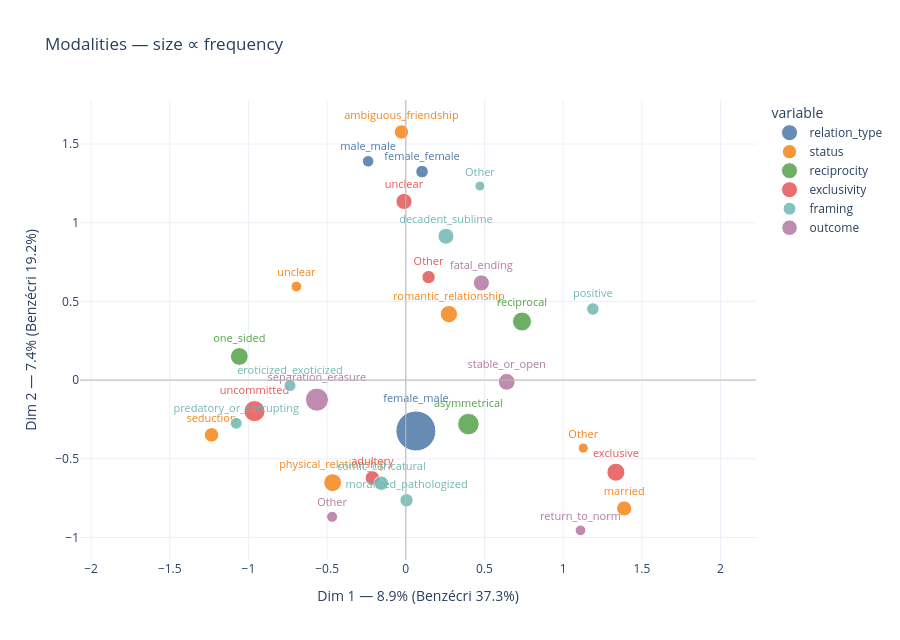

This figure's notebook cell:
### Code cell
fig = plot_modalities(res, min_cos2=0.05)
fig.show()
# save figure in high resolution
fig.write_image(IMGS_PATH / "mca_modalities.png", scale=2, width=1000, height=800)

### Figure 1 — Plotly figure (JSON) as saved in the notebook; plotly's stock layout.template omitted (floating-point values rounded to 4 significant figures)
{"data": [{"customdata": [[91.0, 8.32, 0.1981], [697.0, 3.9, 0.3693], [67.0, 6.88, 0.1597]], "hovertemplate": "<b>%{text}</b> (relation_type)<br>n = %{customdata[0]}<br>contrib plane %{customdata[1]:.1f}%<br>cos² plane %{customdata[2]:.2f}<extra></extra>", "marker": {"color": "#4C78A8", "line": {"color": "white", "width": 1}, "opacity": 0.85, "size": [12.58, 40.0, 11.49]}, "mode": "markers+text", "name": "relation_type", "text": ["female_female", "female_male", "male_male"], "textfont": {"color": "#4C78A8", "size": 11}, "textposition": "top center", "type": "scatter", "x": [0.1031, 0.06412, -0.2394], "y": [1.325, -0.3233, 1.39]}, {"customdata": [[38.0, 2.436, 0.06411], [131.0, 16.89, 0.4224], [147.0, 17.2, 0.5045], [208.0, 6.505, 0.192], [194.0, 2.393, 0.06876], [133.0, 9.518, 0.2846], [51.0, 1.991, 0.05015]], "hovertemplate": "<b>%{text}</b> (status)<br>n = %{customdata[0]}<br>contrib plane %{customdata[1]:.1f}%<br>cos² plane %{customdata[2]:.2f}<extra></extra>", "marker": {"color": "#F58518", "line": {"color": "white", "width": 1}, "opacity": 0.85, "size": [10.18, 14.39, 15.11, 17.87, 17.24, 14.48, 10.77]}, "mode": "markers+text", "name": "status", "text": ["Other", "ambiguous_friendship", "married", "physical_relationship", "romantic_relationship", "seduction", "unclear"], "textfont": {"color": "#F58518", "size": 11}, "textposition": "top center", "type": "scatter", "x": [1.128, -0.02783, 1.388, -0.4648, 0.274, -1.235, -0.6953], "y": [-0.4318, 1.577, -0.8158, -0.6517, 0.4194, -0.3482, 0.5945]}, {"customdata": [[288.0, 3.12, 0.1109], [207.0, 10.17, 0.3402], [232.0, 7.082, 0.2367]], "hovertemplate": "<b>%{text}</b> (reciprocity)<br>n = %{customdata[0]}<br>contrib plane %{customdata[1]:.1f}%<br>cos² plane %{customdata[2]:.2f}<extra></extra>", "marker": {"color": "#54A24B", "line": {"color": "white", "width": 1}, "opacity": 0.85, "size": [21.49, 17.83, 18.96]}, "mode": "markers+text", "name": "reciprocity", "text": ["asymmetrical", "one_sided", "reciprocal"], "textfont": {"color": "#54A24B", "size": 11}, "textposition": "top center", "type": "scatter", "x": [0.3978, -1.058, 0.7383], "y": [-0.2797, 0.1502, 0.3721]}, {"customdata": [[108.0, 2.495, 0.0611], [134.0, 2.948, 0.07539], [212.0, 19.95, 0.6528], [169.0, 11.29, 0.2971], [279.0, 11.61, 0.4314]], "hovertemplate": "<b>%{text}</b> (exclusivity)<br>n = %{customdata[0]}<br>contrib plane %{customdata[1]:.1f}%<br>cos² plane %{customdata[2]:.2f}<extra></extra>", "marker": {"color": "#E45756", "line": {"color": "white", "width": 1}, "opacity": 0.85, "size": [13.35, 14.52, 18.05, 16.11, 21.09]}, "mode": "markers+text", "name": "exclusivity", "text": ["Other", "adultery", "exclusive", "unclear", "uncommitted"], "textfont": {"color": "#E45756", "size": 11}, "textposition": "top center", "type": "scatter", "x": [0.1446, -0.2123, 1.335, -0.01147, -0.9614], "y": [0.6545, -0.6221, -0.5854, 1.135, -0.1973]}, {"customdata": [[34.0, 3.003, 0.06823], [134.0, 3.122, 0.07914], [166.0, 7.653, 0.2031], [79.0, 1.838, 0.05212], [106.0, 3.206, 0.07767], [89.0, 6.328, 0.177], [74.0, 3.968, 0.1105]], "hovertemplate": "<b>%{text}</b> (framing)<br>n = %{customdata[0]}<br>contrib plane %{customdata[1]:.1f}%<br>cos² plane %{customdata[2]:.2f}<extra></extra>", "marker": {"color": "#72B7B2", "line": {"color": "white", "width": 1}, "opacity": 0.85, "size": [10.0, 14.52, 15.97, 12.04, 13.26, 12.49, 11.81]}, "mode": "markers+text", "name": "framing", "text": ["Other", "comic_caricatural", "decadent_sublime", "eroticized_exoticized", "moralized_pathologized", "positive", "predatory_or_corrupting"], "textfont": {"color": "#72B7B2", "size": 11}, "textposition": "top center", "type": "scatter", "x": [0.4709, -0.1555, 0.2549, -0.7361, 0.004773, 1.189, -1.077], "y": [1.233, -0.6553, 0.914, -0.03427, -0.7637, 0.4518, -0.2745]}, {"customdata": [[58.0, 2.815, 0.06695], [169.0, 5.009, 0.141], [49.0, 4.902, 0.1231], [323.0, 4.671, 0.1865], [184.0, 3.241, 0.1054]], "hovertemplate": "<b>%{text}</b> (outcome)<br>n = %{customdata[0]}<br>contrib plane %{customdata[1]:.1f}%<br>cos² plane %{customdata[2]:.2f}<extra></extra>", "marker": {"color": "#B279A2", "line": {"color": "white", "width": 1}, "opacity": 0.85, "size": [11.09, 16.11, 10.68, 23.08, 16.79]}, "mode": "markers+text", "name": "outcome", "text": ["Other", "fatal_ending", "return_to_norm", "separation_erasure", "stable_or_open"], "textfont": {"color": "#B279A2", "size": 11}, "textposition": "top center", "type": "scatter", "x": [-0.4683, 0.4803, 1.11, -0.5647, 0.6412], "y": [-0.8688, 0.6173, -0.9547, -0.1244, -0.01125]}], "layout": {"height": 640, "legend": {"title": {"text": "variable"}}, "shapes": [{"line": {"color": "#bbb", "width": 1}, "type": "line", "x0": 0, "x1": 1, "xref": "x domain", "y0": 0, "y1": 0, "yref": "y"}, {"line": {"color": "#bbb", "width": 1}, "type": "line", "x0": 0, "x1": 0, "xref": "x", "y0": 0, "y1": 1, "yref": "y domain"}], "title": {"text": "Modalities — size ∝ frequency"}, "xaxis": {"title": {"text": "Dim 1 — 8.9% (Benzécri 37.3%)"}}, "yaxis": {"scaleanchor": "x", "scaleratio": 1, "title": {"text": "Dim 2 — 7.4% (Benzécri 19.2%)"}}}}
